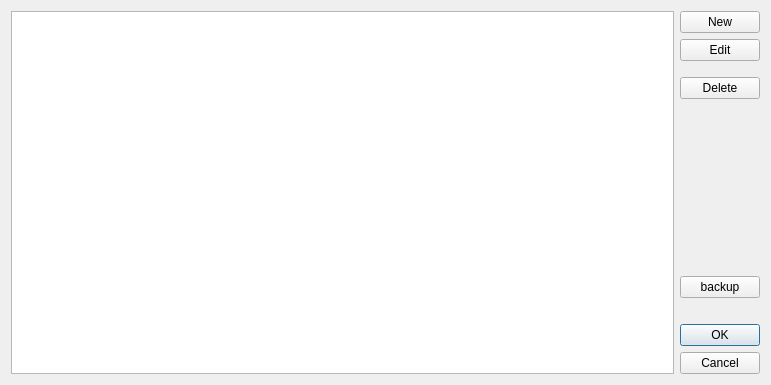
<?xml version="1.0" encoding="UTF-8"?>
<ui version="4.0">
 <class>Form</class>
 <widget class="QWidget" name="Form">
  <property name="geometry">
   <rect>
    <x>0</x>
    <y>0</y>
    <width>771</width>
    <height>385</height>
   </rect>
  </property>
  <property name="windowTitle">
   <string>Edit Configure Option</string>
  </property>
  <layout class="QGridLayout" name="formLayout">
   <item row="0" column="0" colspan="2">
    <layout class="QGridLayout" name="gridLayout">
     <item row="1" column="1">
      <layout class="QVBoxLayout" name="verticalLayout">
       <item>
        <widget class="QPushButton" name="newBtn">
         <property name="text">
          <string>New</string>
         </property>
        </widget>
       </item>
       <item>
        <widget class="QPushButton" name="editBtn">
         <property name="text">
          <string>Edit</string>
         </property>
        </widget>
       </item>
       <item>
        <spacer name="verticalSpacer_2">
         <property name="orientation">
          <enum>Qt::Vertical</enum>
         </property>
         <property name="sizeType">
          <enum>QSizePolicy::Fixed</enum>
         </property>
         <property name="sizeHint" stdset="0">
          <size>
           <width>20</width>
           <height>10</height>
          </size>
         </property>
        </spacer>
       </item>
       <item>
        <widget class="QPushButton" name="delBtn">
         <property name="text">
          <string>Delete</string>
         </property>
        </widget>
       </item>
       <item>
        <spacer name="verticalSpacer">
         <property name="orientation">
          <enum>Qt::Vertical</enum>
         </property>
         <property name="sizeHint" stdset="0">
          <size>
           <width>20</width>
           <height>40</height>
          </size>
         </property>
        </spacer>
       </item>
       <item>
        <widget class="QPushButton" name="backupBtn">
         <property name="text">
          <string>backup</string>
         </property>
        </widget>
       </item>
       <item>
        <spacer name="verticalSpacer_3">
         <property name="orientation">
          <enum>Qt::Vertical</enum>
         </property>
         <property name="sizeType">
          <enum>QSizePolicy::Fixed</enum>
         </property>
         <property name="sizeHint" stdset="0">
          <size>
           <width>20</width>
           <height>20</height>
          </size>
         </property>
        </spacer>
       </item>
       <item>
        <widget class="QDialogButtonBox" name="buttonBox">
         <property name="sizePolicy">
          <sizepolicy hsizetype="Minimum" vsizetype="Expanding">
           <horstretch>0</horstretch>
           <verstretch>0</verstretch>
          </sizepolicy>
         </property>
         <property name="maximumSize">
          <size>
           <width>16777215</width>
           <height>50</height>
          </size>
         </property>
         <property name="orientation">
          <enum>Qt::Vertical</enum>
         </property>
         <property name="standardButtons">
          <set>QDialogButtonBox::Cancel|QDialogButtonBox::Ok</set>
         </property>
         <property name="centerButtons">
          <bool>false</bool>
         </property>
        </widget>
       </item>
      </layout>
     </item>
     <item row="1" column="0">
      <widget class="QTableView" name="tableView">
       <property name="font">
        <font>
         <family>Calibri</family>
         <pointsize>12</pointsize>
        </font>
       </property>
       <property name="editTriggers">
        <set>QAbstractItemView::NoEditTriggers</set>
       </property>
       <property name="selectionBehavior">
        <enum>QAbstractItemView::SelectRows</enum>
       </property>
      </widget>
     </item>
    </layout>
   </item>
  </layout>
 </widget>
 <resources/>
 <connections/>
</ui>
